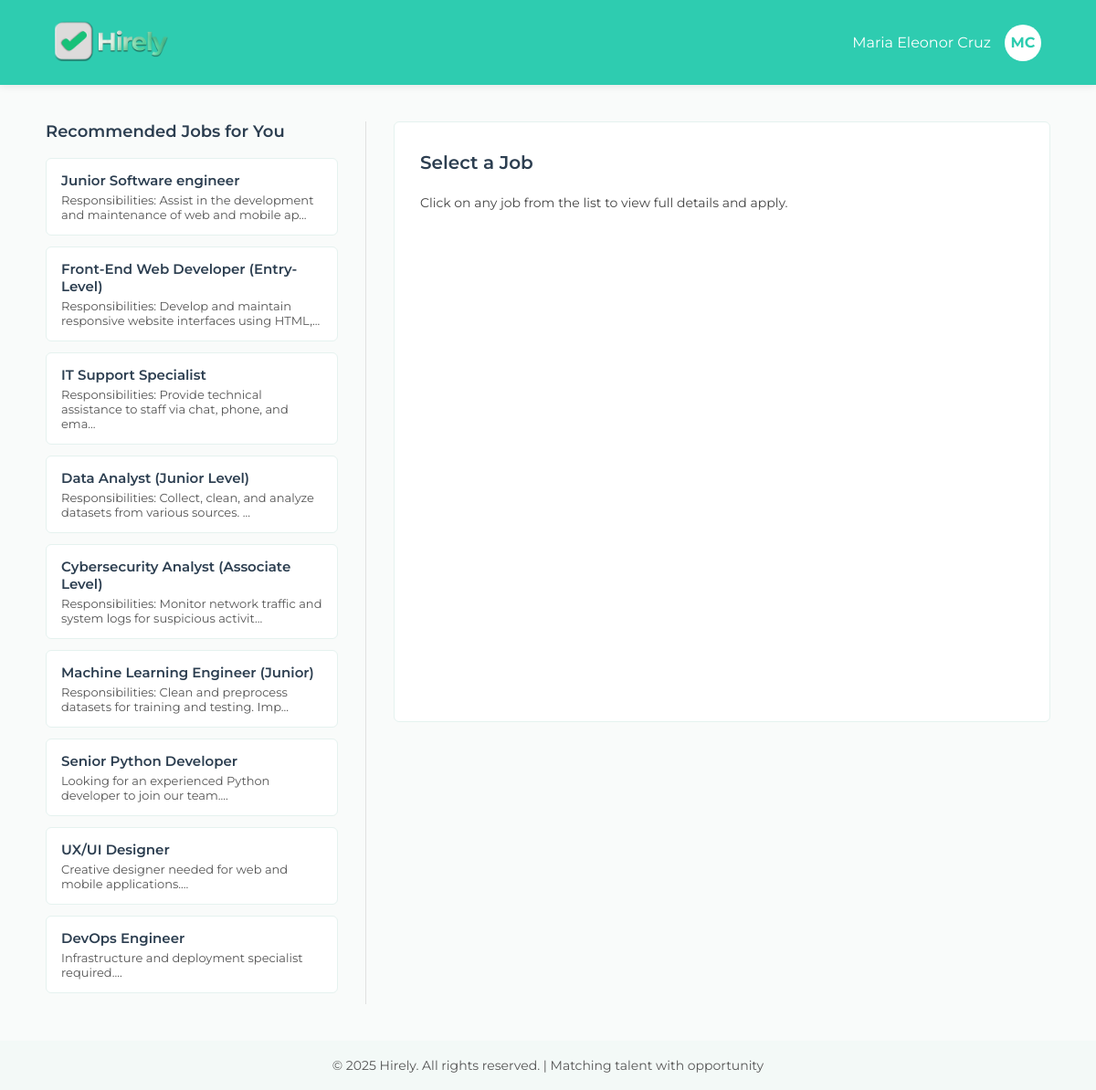
Screenshot of /user_dashboard (signed in) with the database file from the repository.
### app/models.py (models this page shows, shortened)
class User(db.Model):
    __tablename__ = 'users'
    id = db.Column(db.Integer, primary_key=True)
    last_name = db.Column(db.String(80), nullable=False)
    first_name = db.Column(db.String(80), nullable=False)
    middle_name = db.Column(db.String(80))
    email = db.Column(db.String(120), unique=True, nullable=False)
    phone = db.Column(db.String(30))
    address = db.Column(db.Text)
    password_hash = db.Column(db.String(128))
    resume = db.Column(db.String(255))
    is_admin = db.Column(db.Boolean, default=False)
    created_at = db.Column(db.DateTime, default=datetime.utcnow)
    applications = db.relationship('Application', backref='applicant', lazy=True)

class Job(db.Model):
    __tablename__ = 'jobs'
    id = db.Column(db.Integer, primary_key=True)
    role = db.Column(db.String(100), nullable=False)
    description = db.Column(db.Text, nullable=False)
    cluster_id = db.Column(db.Integer)
    is_active = db.Column(db.Boolean, default=True)
    created_at = db.Column(db.DateTime, default=datetime.utcnow)
    created_by = db.Column(db.Integer, db.ForeignKey('users.id'), nullable=False)
    applications = db.relationship('Application', backref='job', lazy=True)
    creator = db.relationship('User', backref='jobs_created', lazy=True)

### app/routes/main.py (the view)
@main_bp.route('/user_dashboard')
def user_dashboard():
    user_id = session.get('user_id')
    is_admin = session.get('is_admin')
    if not user_id:
        flash('Please log in to access the dashboard.', 'error')
        return redirect('/login')
    if is_admin:
        return redirect('/admin_dashboard')
    user = User.query.get(user_id)
    if not user:
        session.clear()
        flash('User account not found. Please log in again.', 'error')
        return redirect('/login')
    jobs = Job.query.filter_by(is_active=True).all()
    if user.resume and MATCHING_ENABLED and RESUME_EXTRACTION_ENABLED:
        try:
            upload_folder = current_app.config.get('UPLOAD_FOLDER', 'uploads')
            resume_path = os.path.join(upload_folder, user.resume)
            if os.path.exists(resume_path):
                resume_text = extract_resume_text(resume_path)
                if resume_text:
                    matching_service = get_matching_service(current_app.config.get('CHROMA_PATH', 'chroma_storage'))
                    job_rankings = matching_service.get_top_jobs_for_resume(
                        resume_text,
                        jobs,
                        top_n=len(jobs)
                    )
                    score_dict = {job_id: score for job_id, score in job_rankings}
                    for job in jobs:
                        job.match_score = round(score_dict.get(job.id, 0), 0)
                    jobs.sort(key=lambda x: x.match_score, reverse=True)
                    print(f"DEBUG: Calculated match scores for {len(jobs)} jobs")
                else:
                    for job in jobs:
                        job.match_score = 0
            else:
                for job in jobs:
                    job.match_score = 0
        except Exception as e:
            print(f"ERROR: Failed to calculate job matches: {e}")
            import traceback
            traceback.print_exc()
            for job in jobs:
                job.match_score = 0
    else:
        for job in jobs:
            job.match_score = 0
    applied_job_ids = []
    return render_template(
        'dashboard_user.html',
        user=user,
        jobs=jobs,
        applied_job_ids=applied_job_ids,
        applied_jobs_count=len(applied_job_ids),
        available_jobs_count=len(jobs),
        match_score=85
    )

### app/templates/dashboard_user.html (shortened to what this page needs)
<!DOCTYPE html>
<html lang="en">
<head>
</head>
<body>
  <header>
    <div class="logo">
      <img src="/static/hirely_logo.png" alt="Hirely Logo">
    </div>
    <nav>
      <div class="user-info">
        <span>{{ user.first_name }} {{ user.last_name }}</span>
        <div class="dropdown" id="userDropdown">
          <div class="user-avatar" id="avatarBtn">
            {{ user.first_name[0] }}{{ user.last_name[0] }}
          </div>
        </div>
      </div>
    </nav>
  </header>
  <main>
    <div class="content-wrapper">
      <div class="jobs-list">
        <h2>Recommended Jobs for You</h2>
        {% for job in jobs %}
        <div class="job-card"
             data-id="{{ job.id }}"
             data-title="{{ job.role }}"
             data-description="{{ job.description }}"
             data-match="{{ job.match_score if job.match_score else 0 }}"
             onclick="showJobDetails(this.dataset.id, this.dataset.title, this.dataset.description, this.dataset.match)">
          <div style="display: flex; justify-content: space-between; align-items: center; margin-bottom: 4px;">
            <h3 style="margin: 0;">{{ job.role }}</h3>
          </div>
          <p>{{ job.description[:80] }}...</p>
        </div>
        {% endfor %}
      </div>
      <div class="job-details" id="jobDetails">
        <h2>Select a Job</h2>
        <p>Click on any job from the list to view full details and apply.</p>
      </div>
    </div>
  </main>
  <footer>
    &copy; 2025 Hirely. All rights reserved. | Matching talent with opportunity
  </footer>
</body>
</html>

### app/templates/dashboard_user.html (style rules this page uses)
body { margin: 0; font-family: 'Montserrat', sans-serif; background: #f9fbfa; display: flex; flex-direction: column; min-height: 100vh; }
header { background: #2eccb0; color: #ffffff; padding: 22px 60px; display: flex; justify-content: space-between; align-items: center; box-shadow: 0 2px 8px rgba(0,0,0,0.08); }
.logo img { height: 45px; }
nav { display: flex; align-items: center; gap: 28px; }
.user-info { display: flex; align-items: center; gap: 15px; }
.user-avatar { width: 40px; height: 40px; border-radius: 50%; background: #fff; color: #2eccb0; display: flex; align-items: center; justify-content: center; font-weight: 700; font-size: 16px; cursor: pointer; user-select: none; }
.dropdown { position: relative; display: inline-block; }
main { display: flex; justify-content: center; gap: 30px; padding: 40px 20px; flex: 1; }
.content-wrapper { display: flex; gap: 30px; max-width: 1100px; width: 100%; }
.jobs-list { flex: 1; max-width: 320px; }
.jobs-list h2 { font-size: 18px; font-weight: 600; margin: 0 0 18px; color: #2c3e50; }
.job-card { background: #fff; border: 1px solid #e5f2ef; border-radius: 6px; padding: 14px 16px; margin-bottom: 12px; cursor: pointer; transition: box-shadow 0.2s ease, transform 0.1s ease; }
.job-card h3 { margin: 0 0 4px; font-size: 15px; font-weight: 600; color: #2c3e50; }
.job-card p { margin: 0; font-size: 13px; color: #555; }
.job-details { flex: 2; background: #fff; border: 1px solid #e5f2ef; border-radius: 6px; padding: 28px; max-height: calc(100vh - 200px); overflow-y: auto; line-height: 1.6; }
.job-details h2 { margin-top: 0; font-size: 20px; font-weight: 600; color: #2c3e50; }
.job-details p { font-size: 14px; color: #444; }
footer { text-align: center; padding: 18px; background: #f3f9f7; font-size: 14px; color: #555; margin-top: auto; }

### rows the page displays
User: first_name "Maria Eleonor", last_name "Cruz", first_name "M", last_name "C"
Job: role "Junior Software engineer", description "Responsibilities: Assist in the development and maintenance of web and mobile ap"
Job: role "Front-End Web Developer (Entry-Level)", description "Responsibilities: Develop and maintain responsive website interfaces using HTML,"
Job: role "IT Support Specialist", description "Responsibilities: Provide technical assistance to staff via chat, phone, and ema"
Job: role "Data Analyst (Junior Level)", description "Responsibilities: Collect, clean, and analyze datasets from various sources."
Job: role "Cybersecurity Analyst (Associate Level)", description "Responsibilities: Monitor network traffic and system logs for suspicious activit"
Job: role "Machine Learning Engineer (Junior)", description "Responsibilities: Clean and preprocess datasets for training and testing. Imp"
Job: role "Senior Python Developer", description "Looking for an experienced Python developer to join our team."
Job: role "UX/UI Designer", description "Creative designer needed for web and mobile applications."
Job: role "DevOps Engineer", description "Infrastructure and deployment specialist required."
